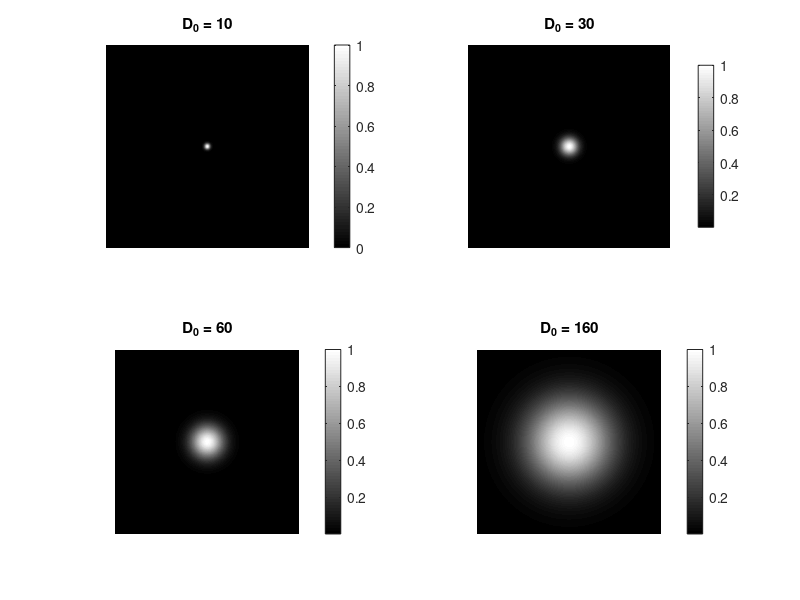

This figure's MATLAB source: (Note: this script raises an error after producing the figure.)
close all; clear; clc;

% Read all images in current folder
 D0_list = [10, 30, 60, 160];

M = 1000;
N = M;

u = 0:M-1;
v = 0:N-1;
u = ifftshift(u - floor(M/2));
v = ifftshift(v - floor(N/2));
[V, U] = meshgrid(v, u);
D = sqrt(U.^2 + V.^2);

% --- 2D image display ---
figure('Name', '2D Gaussian Masks');
for f = 1:length(D0_list)
    D0 = D0_list(f);
    H = exp(-(D .^ 2) / (2 * D0^2));

    subplot(2, 2, f);
    imshow(fftshift(H), []);
    title(sprintf('D_0 = %d', D0));
    colorbar;
end
sgtitle('Gaussian Lowpass Filter Masks (2D)');

% --- 1D profile (center row) ---
figure('Name', '1D Gaussian Profiles');
center = floor(M/2) + 1;
freq_axis = -floor(M/2) : floor(M/2)-1;

for f = 1:length(D0_list)
    D0 = D0_list(f);
    H = exp(-(D .^ 2) / (2 * D0^2));
    H_shifted = fftshift(H);
    profile = H_shifted(center, :);

    subplot(2, 2, f);
    plot(freq_axis, profile, 'LineWidth', 1.5);
    xlabel('Frequency u');
    ylabel('H(u, v=0)');
    title(sprintf('D_0 = %d', D0));
    xlim([freq_axis(1) freq_axis(end)]);
    ylim([0 1.05]);
    grid on;
end
sgtitle('Gaussian Lowpass Filter Profiles (center row)');
